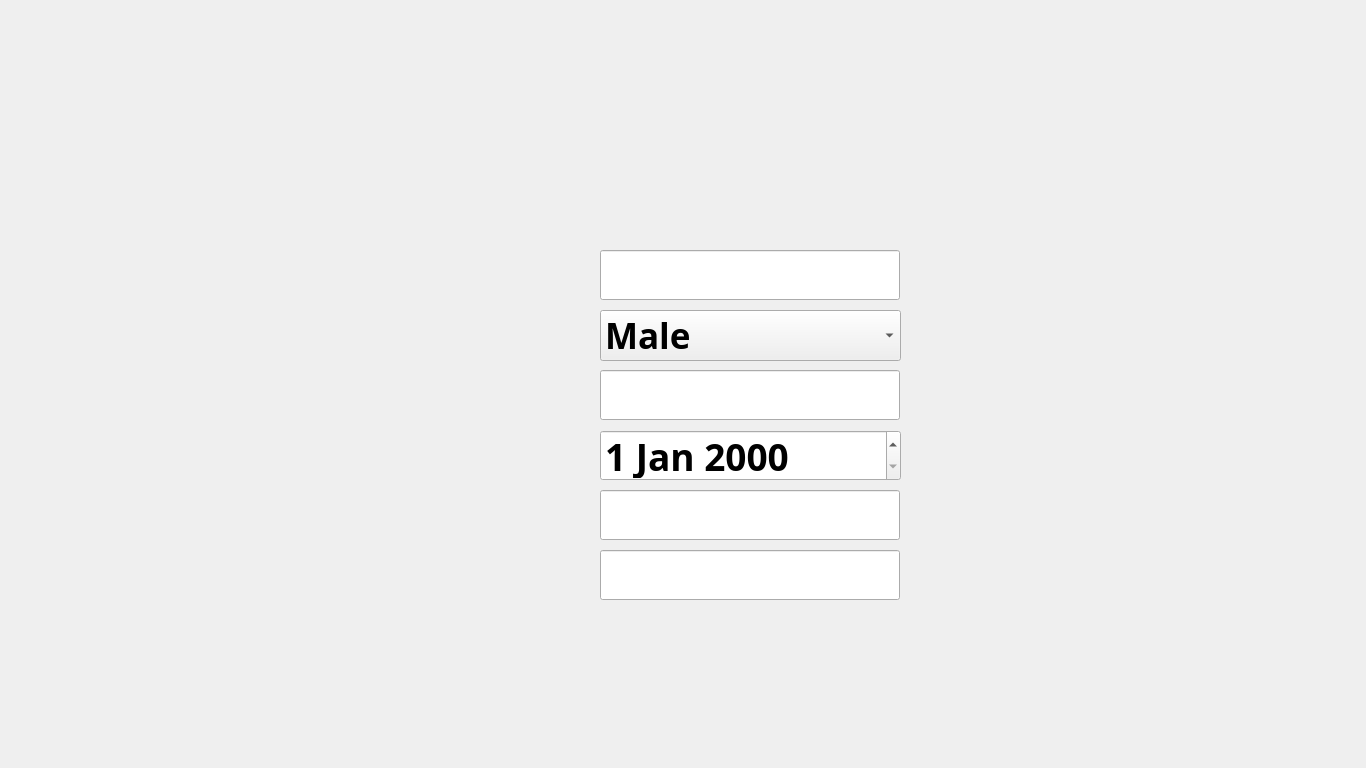
<?xml version="1.0" encoding="UTF-8"?>
<ui version="4.0">
 <class>NewCustomer</class>
 <widget class="QMainWindow" name="NewCustomer">
  <property name="geometry">
   <rect>
    <x>0</x>
    <y>0</y>
    <width>1366</width>
    <height>768</height>
   </rect>
  </property>
  <property name="focusPolicy">
   <enum>Qt::StrongFocus</enum>
  </property>
  <property name="windowTitle">
   <string>AJ Bank | New Customer Registration</string>
  </property>
  <property name="styleSheet">
   <string notr="true">background-image: url(:/background/NewCustomer.jpg);</string>
  </property>
  <widget class="QWidget" name="centralwidget">
   <widget class="QPushButton" name="CreateUsernameB">
    <property name="geometry">
     <rect>
      <x>966</x>
      <y>408</y>
      <width>328</width>
      <height>80</height>
     </rect>
    </property>
    <property name="cursor">
     <cursorShape>PointingHandCursor</cursorShape>
    </property>
    <property name="styleSheet">
     <string notr="true">background-image: url(:/button/buttons/User.png);
background-position:center;border-radius:100%;</string>
    </property>
    <property name="text">
     <string/>
    </property>
    <property name="default">
     <bool>true</bool>
    </property>
   </widget>
   <widget class="QLineEdit" name="NewNameT">
    <property name="geometry">
     <rect>
      <x>600</x>
      <y>250</y>
      <width>300</width>
      <height>50</height>
     </rect>
    </property>
    <property name="focusPolicy">
     <enum>Qt::StrongFocus</enum>
    </property>
    <property name="styleSheet">
     <string notr="true">background-image: url(:/button/buttons/White.png);font: 63 18pt &quot;Montserrat SemiBold&quot;;</string>
    </property>
   </widget>
   <widget class="QLineEdit" name="NewEmailIDT">
    <property name="geometry">
     <rect>
      <x>600</x>
      <y>370</y>
      <width>300</width>
      <height>50</height>
     </rect>
    </property>
    <property name="focusPolicy">
     <enum>Qt::StrongFocus</enum>
    </property>
    <property name="styleSheet">
     <string notr="true">background-image: url(:/button/buttons/White.png);font: 63 18pt &quot;Montserrat SemiBold&quot;;</string>
    </property>
   </widget>
   <widget class="QLineEdit" name="NewAddressT">
    <property name="geometry">
     <rect>
      <x>600</x>
      <y>550</y>
      <width>300</width>
      <height>50</height>
     </rect>
    </property>
    <property name="focusPolicy">
     <enum>Qt::StrongFocus</enum>
    </property>
    <property name="styleSheet">
     <string notr="true">background-image: url(:/button/buttons/White.png);font: 63 18pt &quot;Montserrat SemiBold&quot;;</string>
    </property>
   </widget>
   <widget class="QLineEdit" name="NewPhone1T">
    <property name="geometry">
     <rect>
      <x>600</x>
      <y>490</y>
      <width>300</width>
      <height>50</height>
     </rect>
    </property>
    <property name="focusPolicy">
     <enum>Qt::WheelFocus</enum>
    </property>
    <property name="styleSheet">
     <string notr="true">background-image: url(:/button/buttons/White.png);font: 63 18pt &quot;Montserrat SemiBold&quot;;</string>
    </property>
    <property name="inputMethodHints">
     <set>Qt::ImhPreferNumbers</set>
    </property>
   </widget>
   <widget class="QDateEdit" name="NewDOB">
    <property name="geometry">
     <rect>
      <x>600</x>
      <y>430</y>
      <width>301</width>
      <height>51</height>
     </rect>
    </property>
    <property name="font">
     <font>
      <family>Montserrat SemiBold</family>
      <pointsize>28</pointsize>
      <weight>75</weight>
      <bold>true</bold>
     </font>
    </property>
    <property name="focusPolicy">
     <enum>Qt::StrongFocus</enum>
    </property>
   </widget>
   <widget class="QComboBox" name="NewGender">
    <property name="geometry">
     <rect>
      <x>600</x>
      <y>310</y>
      <width>301</width>
      <height>51</height>
     </rect>
    </property>
    <property name="font">
     <font>
      <family>Montserrat ExtraBold</family>
      <pointsize>26</pointsize>
      <weight>75</weight>
      <bold>true</bold>
     </font>
    </property>
    <property name="focusPolicy">
     <enum>Qt::StrongFocus</enum>
    </property>
    <property name="styleSheet">
     <string notr="true">background-image: url(:/button/buttons/White.png);</string>
    </property>
    <item>
     <property name="text">
      <string>Male</string>
     </property>
    </item>
    <item>
     <property name="text">
      <string>Female</string>
     </property>
    </item>
    <item>
     <property name="text">
      <string>Other</string>
     </property>
    </item>
   </widget>
   <widget class="QPushButton" name="BackButton">
    <property name="geometry">
     <rect>
      <x>0</x>
      <y>93</y>
      <width>150</width>
      <height>581</height>
     </rect>
    </property>
    <property name="cursor">
     <cursorShape>PointingHandCursor</cursorShape>
    </property>
    <property name="autoFillBackground">
     <bool>false</bool>
    </property>
    <property name="styleSheet">
     <string notr="true">background-image: url(:/button/buttons/Back.png);
border: 0px;</string>
    </property>
    <property name="text">
     <string/>
    </property>
    <property name="default">
     <bool>false</bool>
    </property>
    <property name="flat">
     <bool>false</bool>
    </property>
   </widget>
   <widget class="QPushButton" name="SuggestButton">
    <property name="geometry">
     <rect>
      <x>949</x>
      <y>0</y>
      <width>421</width>
      <height>384</height>
     </rect>
    </property>
    <property name="cursor">
     <cursorShape>PointingHandCursor</cursorShape>
    </property>
    <property name="styleSheet">
     <string notr="true">background-image: url(:/button/buttons/Suggest.png);
border: 0px;</string>
    </property>
    <property name="text">
     <string/>
    </property>
   </widget>
   <widget class="QLabel" name="ErrorMessage">
    <property name="geometry">
     <rect>
      <x>230</x>
      <y>630</y>
      <width>841</width>
      <height>41</height>
     </rect>
    </property>
    <property name="font">
     <font>
      <family>Montserrat</family>
      <pointsize>24</pointsize>
      <weight>75</weight>
      <bold>true</bold>
     </font>
    </property>
    <property name="styleSheet">
     <string notr="true">background-image: url(:/button/buttons/Blue.png);
color: rgb(255, 255, 255);
color: rgb(255, 0, 0);</string>
    </property>
    <property name="text">
     <string/>
    </property>
   </widget>
   <zorder>CreateUsernameB</zorder>
   <zorder>BackButton</zorder>
   <zorder>SuggestButton</zorder>
   <zorder>NewAddressT</zorder>
   <zorder>NewPhone1T</zorder>
   <zorder>NewDOB</zorder>
   <zorder>NewEmailIDT</zorder>
   <zorder>NewGender</zorder>
   <zorder>NewNameT</zorder>
   <zorder>ErrorMessage</zorder>
  </widget>
 </widget>
 <resources/>
 <connections/>
</ui>
